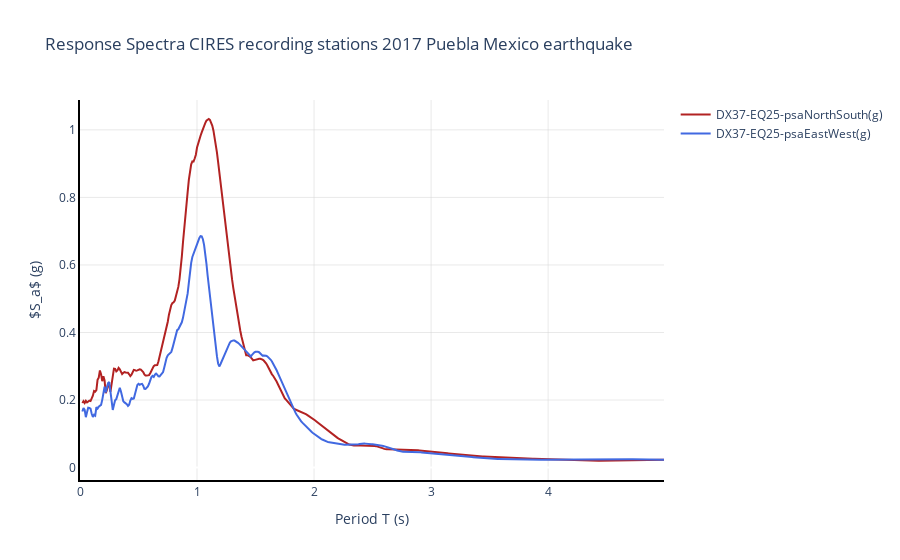

Write notebook code for a chart like this one.
### Code cell
# Create traces
fig = go.Figure()
fig.add_trace(go.Scatter(x=df_CIRES_ZoneeII['Time(s)'], y=df_CIRES_ZoneeII['DX37-EQ25-psaNorthSouth(g)'], name='DX37-EQ25-psaNorthSouth(g)',
                         line=dict(color='firebrick', width=2)))

fig.add_trace(go.Scatter(x=df_CIRES_ZoneeII['Time(s)'], y=df_CIRES_ZoneeII['DX37-EQ25-psaEastWest(g)'], name='DX37-EQ25-psaEastWest(g)',
                         line=dict(color='royalblue', width=2)))

# Edit the layout
fig.update_layout(title='Response Spectra CIRES recording stations 2017 Puebla Mexico earthquake ',
                  xaxis_title='Period T (s)',
                  yaxis_title='$S_a$ (g)',
                  #paper_bgcolor='rgba(0,0,0,0)',
                  plot_bgcolor='rgba(0,0,0,0)')

# Axes
fig.update_xaxes(showline=True, linewidth=2, linecolor='black')
fig.update_yaxes(showline=True, linewidth=2, linecolor='black')

# Grid
fig.update_xaxes(showgrid=True, gridwidth=0.5, gridcolor='lightgrey')
fig.update_yaxes(showgrid=True, gridwidth=0.5, gridcolor='lightgrey')

fig.show()

### Figure 1 — Plotly figure (JSON) as saved in the notebook; plotly's stock layout.template omitted (floating-point values rounded to 4 significant figures; data arrays with more than 128 entries replaced by an {"elided": "..."} marker saying what was removed)
{"data": [{"line": {"color": "firebrick", "width": 2}, "name": "DX37-EQ25-psaNorthSouth(g)", "type": "scatter", "x": {"elided": "500 float values"}, "y": {"elided": "500 float values"}}, {"line": {"color": "royalblue", "width": 2}, "name": "DX37-EQ25-psaEastWest(g)", "type": "scatter", "x": {"elided": "500 float values"}, "y": {"elided": "500 float values"}}], "layout": {"autosize": true, "plot_bgcolor": "rgba(0, 0, 0, 0)", "title": {"text": "Response Spectra CIRES recording stations 2017 Puebla Mexico earthquake "}, "xaxis": {"autorange": true, "gridcolor": "lightgrey", "gridwidth": 0.5, "linecolor": "black", "linewidth": 2, "range": [0, 4.99], "showgrid": true, "showline": true, "title": {"text": "Period T (s)"}, "type": "linear"}, "yaxis": {"autorange": true, "gridcolor": "lightgrey", "gridwidth": 0.5, "linecolor": "black", "linewidth": 2, "range": [-0.03678, 1.088], "showgrid": true, "showline": true, "title": {"text": "$S_a$ (g)"}, "type": "linear"}}}
